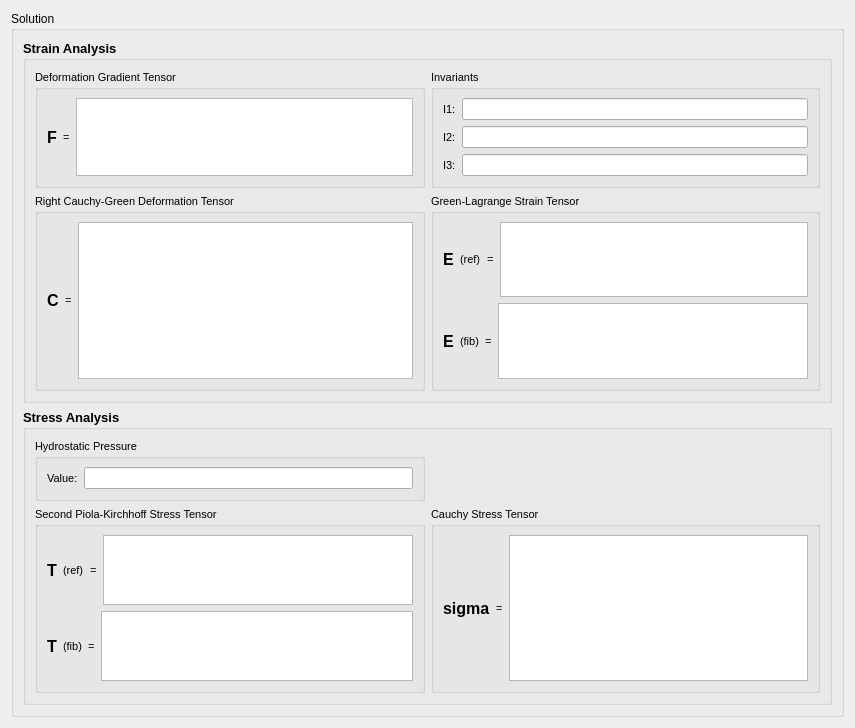
<?xml version="1.0" encoding="UTF-8"?>
<ui version="4.0">
 <class>Biomeng321Lab2</class>
 <widget class="QWidget" name="Biomeng321Lab2">
  <property name="geometry">
   <rect>
    <x>0</x>
    <y>0</y>
    <width>855</width>
    <height>728</height>
   </rect>
  </property>
  <property name="windowTitle">
   <string>Biomeng321 Lab2</string>
  </property>
  <layout class="QVBoxLayout" name="verticalLayout">
   <item>
    <widget class="QGroupBox" name="groupBox">
     <property name="title">
      <string>Solution</string>
     </property>
     <layout class="QVBoxLayout" name="verticalLayout_2">
      <item>
       <widget class="QGroupBox" name="groupBox_9">
        <property name="font">
         <font>
          <pointsize>10</pointsize>
          <weight>75</weight>
          <bold>true</bold>
         </font>
        </property>
        <property name="title">
         <string>Strain Analysis</string>
        </property>
        <layout class="QGridLayout" name="gridLayout_2">
         <item row="0" column="0">
          <widget class="QGroupBox" name="groupBox_6">
           <property name="font">
            <font>
             <pointsize>8</pointsize>
             <weight>50</weight>
             <bold>false</bold>
            </font>
           </property>
           <property name="title">
            <string>Deformation Gradient Tensor</string>
           </property>
           <layout class="QHBoxLayout" name="horizontalLayout">
            <item>
             <widget class="QLabel" name="label">
              <property name="font">
               <font>
                <pointsize>12</pointsize>
                <weight>75</weight>
                <bold>true</bold>
               </font>
              </property>
              <property name="text">
               <string>F</string>
              </property>
             </widget>
            </item>
            <item>
             <widget class="QLabel" name="label_2">
              <property name="text">
               <string>=</string>
              </property>
             </widget>
            </item>
            <item>
             <widget class="QTableWidget" name="tableWidgetDeformationGradient">
              <attribute name="horizontalHeaderVisible">
               <bool>false</bool>
              </attribute>
              <attribute name="verticalHeaderVisible">
               <bool>false</bool>
              </attribute>
             </widget>
            </item>
           </layout>
          </widget>
         </item>
         <item row="0" column="1">
          <widget class="QGroupBox" name="groupBox_2">
           <property name="font">
            <font>
             <pointsize>8</pointsize>
             <weight>50</weight>
             <bold>false</bold>
            </font>
           </property>
           <property name="title">
            <string>Invariants</string>
           </property>
           <layout class="QFormLayout" name="formLayout">
            <item row="0" column="0">
             <widget class="QLabel" name="label_3">
              <property name="text">
               <string>I1:</string>
              </property>
             </widget>
            </item>
            <item row="0" column="1">
             <widget class="QLineEdit" name="lineEditInvariant1"/>
            </item>
            <item row="1" column="0">
             <widget class="QLabel" name="label_4">
              <property name="text">
               <string>I2:</string>
              </property>
             </widget>
            </item>
            <item row="1" column="1">
             <widget class="QLineEdit" name="lineEditInvariant2"/>
            </item>
            <item row="2" column="0">
             <widget class="QLabel" name="label_5">
              <property name="text">
               <string>I3:</string>
              </property>
             </widget>
            </item>
            <item row="2" column="1">
             <widget class="QLineEdit" name="lineEditInvariant3"/>
            </item>
           </layout>
          </widget>
         </item>
         <item row="1" column="0">
          <widget class="QGroupBox" name="groupBox_7">
           <property name="font">
            <font>
             <pointsize>8</pointsize>
             <weight>50</weight>
             <bold>false</bold>
            </font>
           </property>
           <property name="title">
            <string>Right Cauchy-Green Deformation Tensor</string>
           </property>
           <layout class="QHBoxLayout" name="horizontalLayout_2">
            <item>
             <widget class="QLabel" name="label_7">
              <property name="font">
               <font>
                <pointsize>12</pointsize>
                <weight>75</weight>
                <bold>true</bold>
               </font>
              </property>
              <property name="text">
               <string>C</string>
              </property>
             </widget>
            </item>
            <item>
             <widget class="QLabel" name="label_8">
              <property name="text">
               <string>=</string>
              </property>
             </widget>
            </item>
            <item>
             <widget class="QTableWidget" name="tableWidgetRightCauchyGreenDeformation">
              <attribute name="horizontalHeaderVisible">
               <bool>false</bool>
              </attribute>
              <attribute name="verticalHeaderVisible">
               <bool>false</bool>
              </attribute>
             </widget>
            </item>
           </layout>
          </widget>
         </item>
         <item row="1" column="1">
          <widget class="QGroupBox" name="groupBox_5">
           <property name="font">
            <font>
             <pointsize>8</pointsize>
             <weight>50</weight>
             <bold>false</bold>
            </font>
           </property>
           <property name="title">
            <string>Green-Lagrange Strain Tensor</string>
           </property>
           <layout class="QVBoxLayout" name="verticalLayout_3">
            <item>
             <layout class="QHBoxLayout" name="horizontalLayout_3">
              <item>
               <widget class="QLabel" name="label_9">
                <property name="font">
                 <font>
                  <pointsize>12</pointsize>
                  <weight>75</weight>
                  <bold>true</bold>
                 </font>
                </property>
                <property name="text">
                 <string>E</string>
                </property>
               </widget>
              </item>
              <item>
               <widget class="QLabel" name="label_17">
                <property name="text">
                 <string>(ref)</string>
                </property>
               </widget>
              </item>
              <item>
               <widget class="QLabel" name="label_10">
                <property name="text">
                 <string>=</string>
                </property>
               </widget>
              </item>
              <item>
               <widget class="QTableWidget" name="tableWidgetGreenLagrangeStrainReference">
                <attribute name="horizontalHeaderVisible">
                 <bool>false</bool>
                </attribute>
                <attribute name="verticalHeaderVisible">
                 <bool>false</bool>
                </attribute>
               </widget>
              </item>
             </layout>
            </item>
            <item>
             <layout class="QHBoxLayout" name="horizontalLayout_4">
              <item>
               <widget class="QLabel" name="label_15">
                <property name="font">
                 <font>
                  <pointsize>12</pointsize>
                  <weight>75</weight>
                  <bold>true</bold>
                 </font>
                </property>
                <property name="text">
                 <string>E</string>
                </property>
               </widget>
              </item>
              <item>
               <widget class="QLabel" name="label_18">
                <property name="text">
                 <string>(fib)</string>
                </property>
               </widget>
              </item>
              <item>
               <widget class="QLabel" name="label_16">
                <property name="text">
                 <string>=</string>
                </property>
               </widget>
              </item>
              <item>
               <widget class="QTableWidget" name="tableWidgetGreenLagrangeStrainFibre">
                <attribute name="horizontalHeaderVisible">
                 <bool>false</bool>
                </attribute>
                <attribute name="verticalHeaderVisible">
                 <bool>false</bool>
                </attribute>
               </widget>
              </item>
             </layout>
            </item>
           </layout>
          </widget>
         </item>
        </layout>
       </widget>
      </item>
      <item>
       <widget class="QGroupBox" name="groupBox_10">
        <property name="font">
         <font>
          <pointsize>10</pointsize>
          <weight>75</weight>
          <bold>true</bold>
         </font>
        </property>
        <property name="title">
         <string>Stress Analysis</string>
        </property>
        <layout class="QGridLayout" name="gridLayout">
         <item row="0" column="0">
          <widget class="QGroupBox" name="groupBox_3">
           <property name="font">
            <font>
             <pointsize>8</pointsize>
             <weight>50</weight>
             <bold>false</bold>
            </font>
           </property>
           <property name="title">
            <string>Hydrostatic Pressure</string>
           </property>
           <layout class="QFormLayout" name="formLayout_2">
            <item row="0" column="0">
             <widget class="QLabel" name="label_6">
              <property name="text">
               <string>Value:</string>
              </property>
             </widget>
            </item>
            <item row="0" column="1">
             <widget class="QLineEdit" name="lineEditHydrostaticPressure"/>
            </item>
           </layout>
          </widget>
         </item>
         <item row="1" column="0">
          <widget class="QGroupBox" name="groupBox_8">
           <property name="font">
            <font>
             <pointsize>8</pointsize>
             <weight>50</weight>
             <bold>false</bold>
            </font>
           </property>
           <property name="title">
            <string>Second Piola-Kirchhoff Stress Tensor</string>
           </property>
           <layout class="QVBoxLayout" name="verticalLayout_4">
            <item>
             <layout class="QHBoxLayout" name="horizontalLayout_5">
              <item>
               <widget class="QLabel" name="label_11">
                <property name="font">
                 <font>
                  <pointsize>12</pointsize>
                  <weight>75</weight>
                  <bold>true</bold>
                 </font>
                </property>
                <property name="text">
                 <string>T</string>
                </property>
               </widget>
              </item>
              <item>
               <widget class="QLabel" name="label_21">
                <property name="text">
                 <string>(ref)</string>
                </property>
               </widget>
              </item>
              <item>
               <widget class="QLabel" name="label_12">
                <property name="text">
                 <string>=</string>
                </property>
               </widget>
              </item>
              <item>
               <widget class="QTableWidget" name="tableWidgetSecondPiolaKirchoffStressReference">
                <attribute name="horizontalHeaderVisible">
                 <bool>false</bool>
                </attribute>
                <attribute name="verticalHeaderVisible">
                 <bool>false</bool>
                </attribute>
               </widget>
              </item>
             </layout>
            </item>
            <item>
             <layout class="QHBoxLayout" name="horizontalLayout_6">
              <item>
               <widget class="QLabel" name="label_19">
                <property name="font">
                 <font>
                  <pointsize>12</pointsize>
                  <weight>75</weight>
                  <bold>true</bold>
                 </font>
                </property>
                <property name="text">
                 <string>T</string>
                </property>
               </widget>
              </item>
              <item>
               <widget class="QLabel" name="label_22">
                <property name="text">
                 <string>(fib)</string>
                </property>
               </widget>
              </item>
              <item>
               <widget class="QLabel" name="label_20">
                <property name="text">
                 <string>=</string>
                </property>
               </widget>
              </item>
              <item>
               <widget class="QTableWidget" name="tableWidgetSecondPiolaKirchoffStressFibre">
                <attribute name="horizontalHeaderVisible">
                 <bool>false</bool>
                </attribute>
                <attribute name="verticalHeaderVisible">
                 <bool>false</bool>
                </attribute>
               </widget>
              </item>
             </layout>
            </item>
           </layout>
          </widget>
         </item>
         <item row="1" column="1">
          <widget class="QGroupBox" name="groupBox_4">
           <property name="font">
            <font>
             <pointsize>8</pointsize>
             <weight>50</weight>
             <bold>false</bold>
            </font>
           </property>
           <property name="title">
            <string>Cauchy Stress Tensor</string>
           </property>
           <layout class="QGridLayout" name="gridLayout_7">
            <item row="0" column="2">
             <widget class="QTableWidget" name="tableWidgetCauchyStress">
              <attribute name="horizontalHeaderVisible">
               <bool>false</bool>
              </attribute>
              <attribute name="verticalHeaderVisible">
               <bool>false</bool>
              </attribute>
             </widget>
            </item>
            <item row="0" column="0">
             <widget class="QLabel" name="label_13">
              <property name="font">
               <font>
                <pointsize>12</pointsize>
                <weight>75</weight>
                <bold>true</bold>
               </font>
              </property>
              <property name="text">
               <string>sigma</string>
              </property>
              <property name="textFormat">
               <enum>Qt::PlainText</enum>
              </property>
             </widget>
            </item>
            <item row="0" column="1">
             <widget class="QLabel" name="label_14">
              <property name="text">
               <string>=</string>
              </property>
             </widget>
            </item>
           </layout>
          </widget>
         </item>
        </layout>
       </widget>
      </item>
     </layout>
    </widget>
   </item>
  </layout>
 </widget>
 <resources/>
 <connections/>
</ui>
